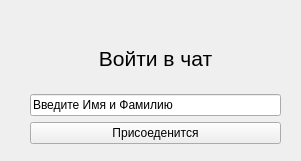
<?xml version="1.0" encoding="UTF-8"?>
<ui version="4.0">
 <class>menu</class>
 <widget class="QWidget" name="menu">
  <property name="geometry">
   <rect>
    <x>0</x>
    <y>0</y>
    <width>301</width>
    <height>161</height>
   </rect>
  </property>
  <property name="windowTitle">
   <string>Widget</string>
  </property>
  <widget class="QWidget" name="verticalLayoutWidget">
   <property name="geometry">
    <rect>
     <x>30</x>
     <y>30</y>
     <width>251</width>
     <height>114</height>
    </rect>
   </property>
   <layout class="QVBoxLayout" name="verticalLayout">
    <item>
     <widget class="QLabel" name="label">
      <property name="text">
       <string>&lt;html&gt;&lt;head/&gt;&lt;body&gt;&lt;p align=&quot;center&quot;&gt;&lt;span style=&quot; font-size:16pt;&quot;&gt;Войти в чат&lt;/span&gt;&lt;/p&gt;&lt;/body&gt;&lt;/html&gt;</string>
      </property>
     </widget>
    </item>
    <item>
     <widget class="QLineEdit" name="name">
      <property name="text">
       <string>Введите Имя и Фамилию</string>
      </property>
     </widget>
    </item>
    <item>
     <widget class="QPushButton" name="connect">
      <property name="text">
       <string>Присоеденится</string>
      </property>
     </widget>
    </item>
   </layout>
  </widget>
 </widget>
 <resources/>
 <connections/>
</ui>
